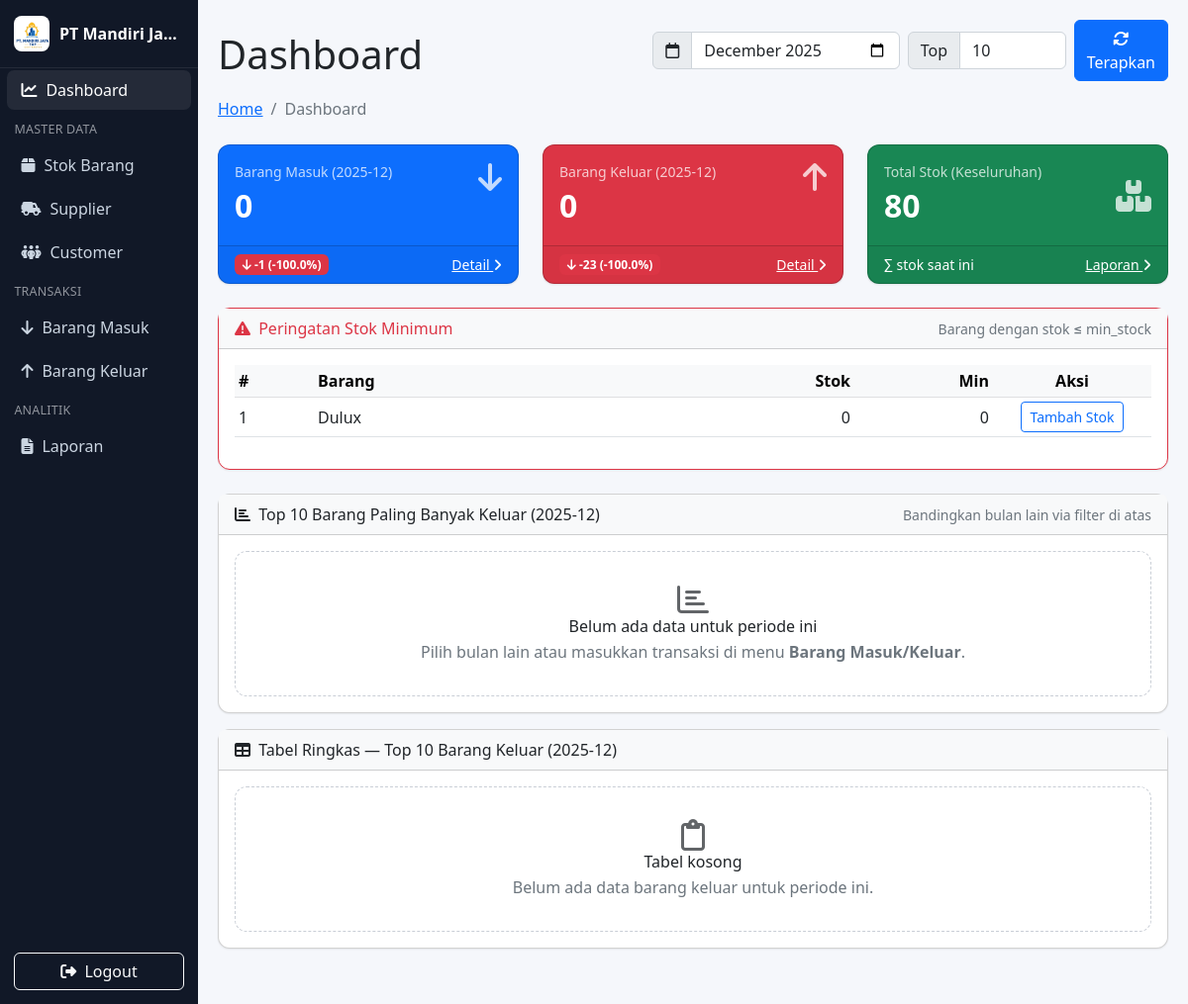
The page /pages/index.php on the database its author committed.
### tables this page shows
CREATE TABLE `stock` (
  `id_barang` int NOT NULL,
  `nama_barang` varchar(25) NOT NULL,
  `deskripsi` varchar(30) NOT NULL,
  `stock` int NOT NULL,
  `min_stock` int DEFAULT '0',
  `satuan` varchar(50) DEFAULT NULL,
  `lokasi` varchar(100) DEFAULT NULL,
  `kode_barang` varchar(50) DEFAULT NULL
);

### config.php (called while the page is built, shortened)
<?php
function url(string $path = ''): string {
  $base = rtrim(BASE_URL, '/');
  $path = ltrim($path, '/');
  return $base . '/' . $path;
}

### pages/index.php (the view, shortened to what this page needs)
<?php
require_once __DIR__ . '/../config.php';
require_once __DIR__ . '/../koneksi.php';
include __DIR__ . '/../includes/header.php';
include __DIR__ . '/../includes/sidebar.php';
$ym_default = (new DateTime('now'))->format('Y-m');
$selectedYm = preg_match('/^\d{4}\-\d{2}$/', $_GET['m'] ?? '') ? $_GET['m'] : $ym_default;
$topLimit = (int) ($_GET['top'] ?? 10);
$dt = DateTime::createFromFormat('Y-m', $selectedYm)->setDate(substr($selectedYm, 0, 4), substr($selectedYm, 5, 2), 1);
$prev = (clone $dt)->modify('-1 month')->format('Y-m');
$conn = null;
if (isset($koneksi) && $koneksi instanceof mysqli)
  $conn = $koneksi;
function db_fetch_value($conn, $sql, $params = [])
{
  if ($conn instanceof mysqli) {
    $stmt = $conn->prepare($sql);
    if ($params) {
      $types = str_repeat('s', count($params));
      $stmt->bind_param($types, ...$params);
    }
    $stmt->execute();
    $res = $stmt->get_result();
    $row = $res ? $res->fetch_row() : null;
    return $row ? (float) $row[0] : 0;
  } elseif ($conn instanceof PDO) {
    $stmt = $conn->prepare($sql);
    $stmt->execute($params);
    return (float) $stmt->fetchColumn();
  }
  return 0;
}
function db_fetch_all($conn, $sql, $params = [])
{
  if ($conn instanceof mysqli) {
    $stmt = $conn->prepare($sql);
    if ($params) {
      $types = str_repeat('s', count($params));
      $stmt->bind_param($types, ...$params);
    }
    $stmt->execute();
    $res = $stmt->get_result();
    $rows = [];
    if ($res) {
      while ($r = $res->fetch_assoc())
        $rows[] = $r;
    }
    return $rows;
  } elseif ($conn instanceof PDO) {
    $stmt = $conn->prepare($sql);
    $stmt->execute($params);
    return $stmt->fetchAll(PDO::FETCH_ASSOC);
  }
  return [];
}
function has_column($conn, $table, $column)
{
  if ($conn instanceof mysqli) {
    $tbl = $conn->real_escape_string($table);
    $col = $conn->real_escape_string($column);
    $sql = "SHOW COLUMNS FROM `{$tbl}` LIKE '{$col}'";
    $res = $conn->query($sql);
    return ($res && $res->num_rows > 0);
  }
  return false;
}
function detect_qty_col($conn, $table)
{
  foreach (['qty', 'jumlah', 'kuantitas', 'quantity', 'volume', 'jumlah_barang'] as $c) {
    if (has_column($conn, $table, $c))
      return $c;
  }
  return null;
}
function delta_info($curr, $prev)
{
  $diff = $curr - $prev;
  if ($prev == 0) {
    $pct = $curr > 0 ? 100 : 0;
  } else {
    $pct = ($diff / $prev) * 100;
  }
  $icon = $diff > 0 ? 'fa-arrow-up' : ($diff < 0 ? 'fa-arrow-down' : 'fa-minus');
  $cls = $diff > 0 ? 'bg-success' : ($diff < 0 ? 'bg-danger' : 'bg-secondary');
  $aria = $diff > 0 ? 'Naik' : ($diff < 0 ? 'Turun' : 'Tetap');
  return [$diff, $pct, $icon, $cls, $aria];
}
$qtyMasukCol = detect_qty_col($conn, 'barang_masuk');
$qtyKeluarCol = detect_qty_col($conn, 'barang_keluar');
$hasMinStock = has_column($conn, 'stock', 'min_stock');
if ($qtyMasukCol) {
  $in_curr = db_fetch_value($conn, "SELECT COALESCE(SUM($qtyMasukCol),0) FROM barang_masuk WHERE DATE_FORMAT(tanggal, '%Y-%m') = ?", [$selectedYm]);
  $in_prev = db_fetch_value($conn, "SELECT COALESCE(SUM($qtyMasukCol),0) FROM barang_masuk WHERE DATE_FORMAT(tanggal, '%Y-%m') = ?", [$prev]);
} else {
  $in_curr = db_fetch_value($conn, "SELECT COUNT(*) FROM barang_masuk WHERE DATE_FORMAT(tanggal, '%Y-%m') = ?", [$selectedYm]);
  $in_prev = db_fetch_value($conn, "SELECT COUNT(*) FROM barang_masuk WHERE DATE_FORMAT(tanggal, '%Y-%m') = ?", [$prev]);
}
if ($qtyKeluarCol) {
  $out_curr = db_fetch_value($conn, "SELECT COALESCE(SUM($qtyKeluarCol),0) FROM barang_keluar WHERE DATE_FORMAT(tanggal, '%Y-%m') = ?", [$selectedYm]);
  $out_prev = db_fetch_value($conn, "SELECT COALESCE(SUM($qtyKeluarCol),0) FROM barang_keluar WHERE DATE_FORMAT(tanggal, '%Y-%m') = ?", [$prev]);
} else {
  $out_curr = db_fetch_value($conn, "SELECT COUNT(*) FROM barang_keluar WHERE DATE_FORMAT(tanggal, '%Y-%m') = ?", [$selectedYm]);
  $out_prev = db_fetch_value($conn, "SELECT COUNT(*) FROM barang_keluar WHERE DATE_FORMAT(tanggal, '%Y-%m') = ?", [$prev]);
}
$totalStok = db_fetch_value($conn, "SELECT COALESCE(SUM(stock),0) FROM stock");
if ($qtyKeluarCol) {
  $topKeluar = db_fetch_all(
    $conn,
    "SELECT s.id_barang AS id, s.nama_barang AS label, COALESCE(SUM(k.$qtyKeluarCol),0) AS total
     FROM barang_keluar k
     JOIN stock s ON s.id_barang = k.id_barang
     WHERE DATE_FORMAT(k.tanggal, '%Y-%m') = ?
     GROUP BY s.id_barang, s.nama_barang
     ORDER BY total DESC
     LIMIT $topLimit",
    [$selectedYm]
  );
}
$hasTopRows = !empty($topKeluar);
$hasTopValue = false;
$showChart = $hasTopRows && $hasTopValue;
if ($hasMinStock) {
  $lowStock = db_fetch_all(
    $conn,
    "SELECT id_barang, nama_barang, stock, min_stock
     FROM stock
     WHERE stock <= min_stock
     ORDER BY stock ASC, nama_barang ASC
     LIMIT 10"
  );
  $lowTitle = "Peringatan Stok Minimum";
  $lowSub = "Barang dengan stok ≤ min_stock";
}
$hasLowStock = !empty($lowStock);
[$in_diff, $in_pct, $in_icon, $in_badge, $in_aria] = delta_info($in_curr, $in_prev);
[$out_diff, $out_pct, $out_icon, $out_badge, $out_aria] = delta_info($out_curr, $out_prev);
?>
<div class="d-flex flex-wrap align-items-center justify-content-between gap-2 mb-3">
  <h1 class="mt-2 mb-0">Dashboard</h1>
  <form class="d-flex gap-2 align-items-center" method="get" action="<?= url('pages/index.php') ?>">
    <div class="input-group">
      <span class="input-group-text"><i class="fa-regular fa-calendar"></i></span>
      <input type="month" class="form-control" name="m" value="<?= htmlspecialchars($selectedYm) ?>">
    </div>
    <div class="input-group" style="max-width: 160px;">
      <span class="input-group-text">Top</span>
      <input type="number" min="3" max="30" class="form-control" name="top" value="<?= (int) $topLimit ?>">
    </div>
    <button class="btn btn-primary" type="submit"><i class="fa-solid fa-rotate"></i> Terapkan</button>
  </form>
</div>
<ol class="breadcrumb mb-4">
  <li class="breadcrumb-item"><a href="<?= url('pages/index.php') ?>">Home</a></li>
  <li class="breadcrumb-item active">Dashboard</li>
</ol>
<div class="row">
  <div class="col-xl-4 col-md-6 mb-4">
    <div class="card text-white bg-primary h-100">
      <div class="card-body">
        <div class="d-flex justify-content-between align-items-start">
          <div>
            <div class="small opacity-75">Barang Masuk (<?= htmlspecialchars($selectedYm) ?>)</div>
            <div class="fs-2 fw-bold"><?= number_format((int) $in_curr, 0, ',', '.') ?></div>
          </div>
          <i class="fas fa-arrow-down fa-2x opacity-75"></i>
        </div>
      </div>
      <div class="card-footer d-flex align-items-center justify-content-between">
        <?php
        $badgeText = sprintf(
          '%s %s (%.1f%%)',
          $in_diff > 0 ? '+' : ($in_diff < 0 ? '' : '±'),
          number_format((int) $in_diff, 0, ',', '.'),
          $in_pct
        );
        ?>
        <span class="badge kpi-delta <?= $in_badge ?>" title="<?= $in_aria ?> dibanding <?= htmlspecialchars($prev) ?>">
          <i class="fa-solid <?= $in_icon ?>"></i> <?= $badgeText ?>
        </span>
        <a class="small text-white" href="<?= url('pages/masuk.php') ?>">Detail <i class="fas fa-angle-right"></i></a>
      </div>
    </div>
  </div>
  <div class="col-xl-4 col-md-6 mb-4">
    <div class="card text-white bg-danger h-100">
      <div class="card-body">
        <div class="d-flex justify-content-between align-items-start">
          <div>
            <div class="small opacity-75">Barang Keluar (<?= htmlspecialchars($selectedYm) ?>)</div>
            <div class="fs-2 fw-bold"><?= number_format((int) $out_curr, 0, ',', '.') ?></div>
          </div>
          <i class="fas fa-arrow-up fa-2x opacity-75"></i>
        </div>
      </div>
      <div class="card-footer d-flex align-items-center justify-content-between">
        <?php
        $badgeText = sprintf(
          '%s %s (%.1f%%)',
          $out_diff > 0 ? '+' : ($out_diff < 0 ? '' : '±'),
          number_format((int) $out_diff, 0, ',', '.'),
          $out_pct
        );
        ?>
        <span class="badge kpi-delta <?= $out_badge ?>"
          title="<?= $out_aria ?> dibanding <?= htmlspecialchars($prev) ?>">
          <i class="fa-solid <?= $out_icon ?>"></i> <?= $badgeText ?>
        </span>
        <a class="small text-white" href="<?= url('pages/keluar.php') ?>">Detail <i class="fas fa-angle-right"></i></a>
      </div>
    </div>
  </div>
  <div class="col-xl-4 col-md-12 mb-4">
    <div class="card text-white bg-success h-100">
      <div class="card-body d-flex justify-content-between align-items-center">
        <div>
          <div class="small opacity-75">Total Stok (Keseluruhan)</div>
          <div class="fs-2 fw-bold"><?= number_format((int) $totalStok, 0, ',', '.') ?></div>
        </div>
        <i class="fas fa-boxes-stacked fa-2x opacity-75"></i>
      </div>
      <div class="card-footer d-flex align-items-center justify-content-between">
        <span class="small">∑ stok saat ini</span>
        <a class="small text-white" href="<?= url('pages/laporan.php') ?>">Laporan <i
            class="fas fa-angle-right"></i></a>
      </div>
    </div>
  </div>
</div>
<div class="card mb-4 border-danger">
  <div class="card-header d-flex align-items-center justify-content-between">
    <span class="text-danger"><i class="fas fa-triangle-exclamation me-1"></i> <?= htmlspecialchars($lowTitle) ?></span>
    <small class="text-muted"><?= htmlspecialchars($lowSub) ?></small>
  </div>
  <div class="card-body">
    <?php if ($hasLowStock): ?>
      <div class="table-responsive">
        <table class="table table-sm align-middle">
          <thead class="table-light">
            <tr>
              <th style="width:80px">#</th>
              <th>Barang</th>
              <th style="width:140px" class="text-end">Stok</th>
              <?php if ($hasMinStock): ?>
                <th style="width:140px" class="text-end">Min</th><?php endif; ?>
              <th style="width:160px" class="text-center">Aksi</th>
            </tr>
          </thead>
          <tbody>
            <?php $i = 1;
            foreach ($lowStock as $row): ?>
              <tr>
                <td><?= $i++ ?></td>
                <td><?= htmlspecialchars($row['nama_barang']) ?></td>
                <td class="text-end"><?= number_format((int) $row['stock'], 0, ',', '.') ?></td>
                <?php if ($hasMinStock): ?>
                  <td class="text-end"><?= number_format((int) $row['min_stock'], 0, ',', '.') ?></td>
                <?php endif; ?>
                <td class="text-center">
                  <a class="btn btn-sm btn-outline-primary"
                    href="<?= url('pages/masuk.php') . '?barang=' . urlencode($row['id_barang']) ?>">
                    Tambah Stok
                  </a>
                </td>
              </tr>
            <?php endforeach; ?>
          </tbody>
        </table>
      </div>
    <?php endif; ?>
  </div>
</div>
<div class="card mb-3">
  <div class="card-header d-flex align-items-center justify-content-between">
    <span><i class="fas fa-chart-bar me-1"></i> Top <?= (int) $topLimit ?> Barang Paling Banyak Keluar
      (<?= htmlspecialchars($selectedYm) ?>)</span>
    <small class="text-muted">Bandingkan bulan lain via filter di atas</small>
  </div>
  <div class="card-body">
    <?php if ($showChart): ?>
      <div class="chart-container" style="min-height:360px;">
        <canvas id="chartTopKeluar" aria-label="Grafik barang paling banyak keluar" role="img"></canvas>
      </div>
    <?php else: ?>
      <div class="empty-state" aria-live="polite"
        style="border:1px dashed #c9ced6;background:#fff;border-radius:.75rem;padding:2rem 1rem;text-align:center;">
        <i class="fa-regular fa-chart-bar" style="font-size:2rem;opacity:.7;"></i>
        <h6 class="mb-1">Belum ada data untuk periode ini</h6>
        <p class="text-muted mb-0">Pilih bulan lain atau masukkan transaksi di menu <strong>Barang Masuk/Keluar</strong>.
        </p>
      </div>
    <?php endif; ?>
  </div>
</div>
<div class="card mb-4">
  <div class="card-header">
    <i class="fas fa-table me-1"></i> Tabel Ringkas — Top <?= (int) $topLimit ?> Barang Keluar
    (<?= htmlspecialchars($selectedYm) ?>)
  </div>
  <div class="card-body">
    <?php if ($hasTopRows): ?>
      <div class="table-responsive">
        <table class="table table-sm align-middle">
          <thead class="table-light">
            <tr>
              <th style="width:80px">#</th>
              <th>Barang</th>
              <th style="width:180px" class="text-end">Total Keluar</th>
              <th style="width:140px" class="text-center">Aksi</th>
            </tr>
          </thead>
          <tbody>
            <?php $i = 1;
            foreach ($topKeluar as $row): ?>
              <tr>
                <td><?= $i++ ?></td>
                <td><?= htmlspecialchars($row['label']) ?></td>
                <td class="text-end"><?= number_format((int) $row['total'], 0, ',', '.') ?></td>
                <td class="text-center">
                  <a class="btn btn-sm btn-outline-primary"
                    href="<?= url('pages/keluar.php') . '?barang=' . urlencode($row['id']) . '&m=' . urlencode($selectedYm) ?>">
                    Lihat
                  </a>
                </td>
              </tr>
            <?php endforeach; ?>
          </tbody>
        </table>
      </div>
    <?php else: ?>
      <div class="empty-state" aria-live="polite"
        style="border:1px dashed #c9ced6;background:#fff;border-radius:.75rem;padding:2rem 1rem;text-align:center;">
        <i class="fa-regular fa-clipboard" style="font-size:2rem;opacity:.7;"></i>
        <h6 class="mb-1">Tabel kosong</h6>
        <p class="text-muted mb-0">Belum ada data barang keluar untuk periode ini.</p>
      </div>
    <?php endif; ?>
  </div>
</div>
<?php include __DIR__ . '/../includes/footer.php'; ?>

### includes/header.php (style rules this page uses)
:root { --sidebar-w: 200px; }
html, body { height: 100%; }
body { background: #f5f7fb; overflow-x: hidden; }
.card { border-radius: .75rem; box-shadow: 0 1px 2px rgba(0, 0, 0, .07); }
.card-header { background: #f8f9fa; font-weight: 500; }
.empty-state { border: 1px dashed #c9ced6; background: #fff; border-radius: .75rem; padding: 2rem 1rem; text-align: center; }
.empty-state i { font-size: 2rem; opacity: .7; }

### rows shown on the page
stock: nama_barang "Dulux", stock "0", min_stock "0"

### other values the page prints
$companyName "PT Mandiri Ja…"
$selectedYm "2025-12"
$in_curr "0"
$badgeText "-1 (-100.0%)"
$out_curr "0"
$badgeText "-23 (-100.0%)"
$totalStok "80"
$lowTitle "Peringatan Stok Minimum"
$lowSub "Barang dengan stok ≤ min_stock"
$topLimit "10"
